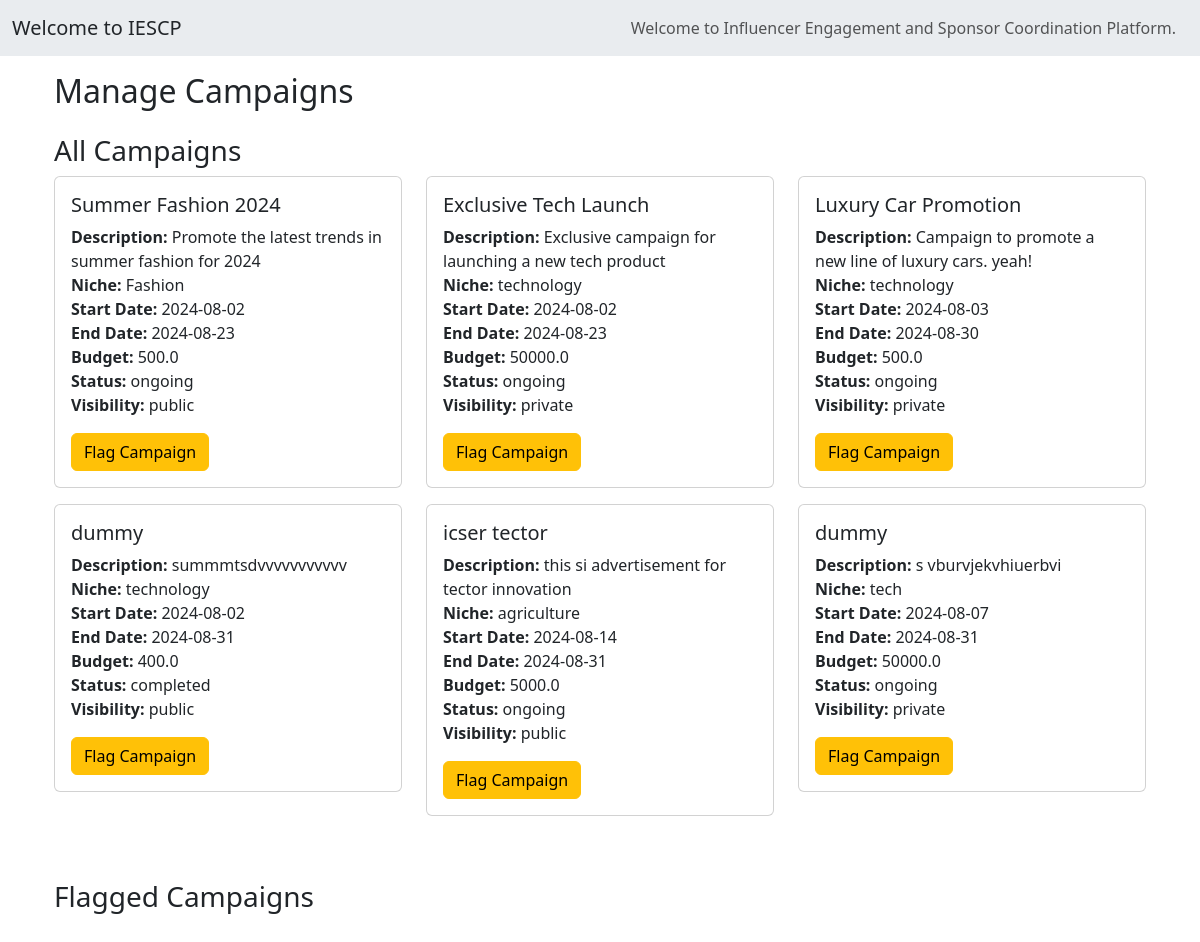
Before: /admin/campaigns with the older database file.
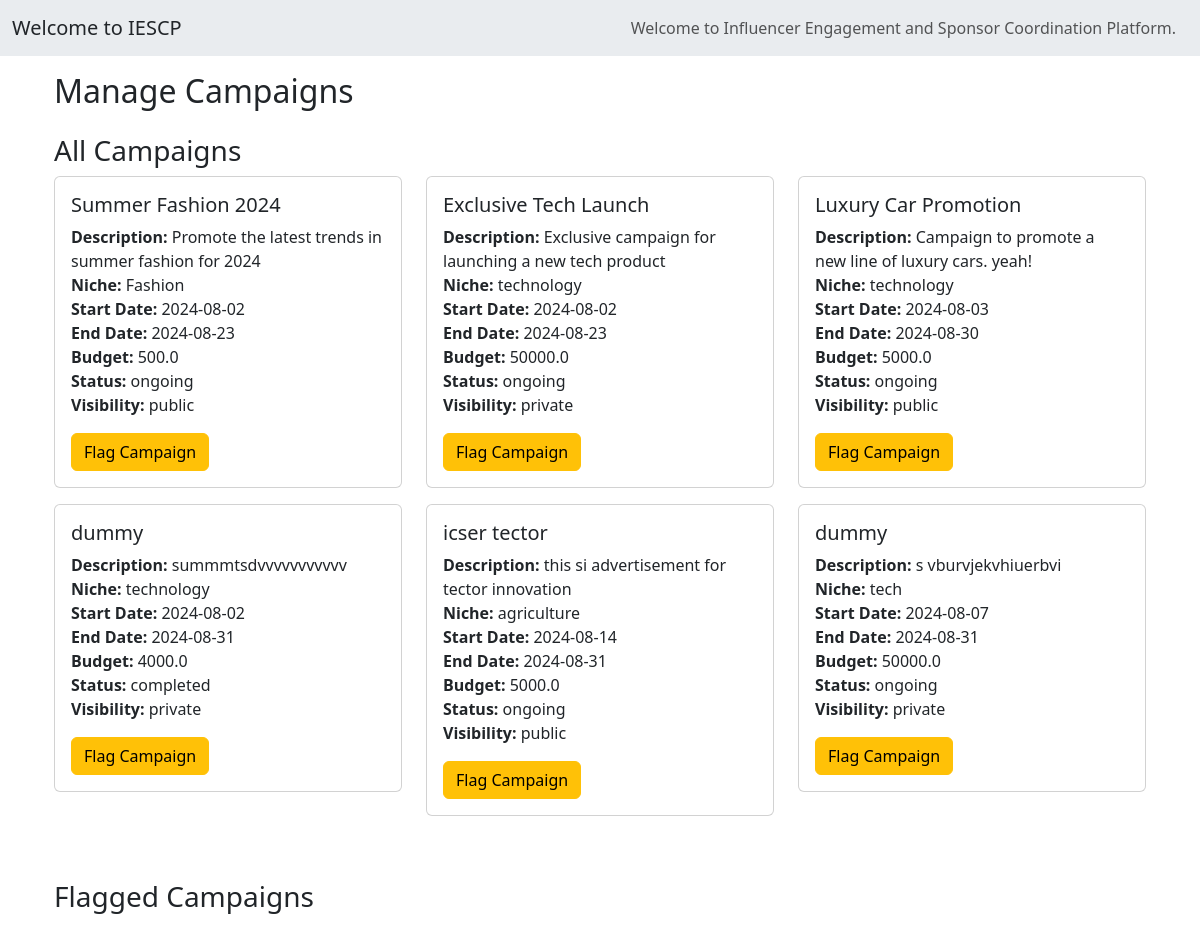
After: the same page with the newer database file.
### models.py (models this page shows, shortened)
class Campaign(db.Model):
    __tablename__ = 'campaigns'
    id = db.Column(db.Integer, primary_key=True)
    title = db.Column(db.String(200), nullable=False)
    description = db.Column(db.String(400), nullable=False)
    niche = db.Column(db.String(100), nullable=False)
    start_date = db.Column(db.Date, nullable=False)
    end_date = db.Column(db.Date, nullable=False)
    budget = db.Column(db.Float, nullable=False)
    visibility = db.Column(db.String(50), nullable=False)
    status = db.Column(db.String(50), nullable=False, default='ongoing')
    goals = db.Column(db.Text, nullable=True)
    sponsor_id = db.Column(db.Integer, db.ForeignKey('users.id'), nullable=False)
    is_flagged = db.Column(db.Boolean, default=False)
    sponsor = db.relationship('User', backref=db.backref('campaigns', lazy=True))
    ad_requests = db.relationship('AdRequest', back_populates='campaign', lazy=True)

### main.py (the view)
@app.route('/admin/campaigns', methods=['GET'])
def manage_campaigns():
    campaigns = Campaign.query.all()
    flagged_campaigns = Campaign.query.filter_by(is_flagged=True).all()
    return render_template('/campaigns/admin_cam/admin_campaigns.html', campaigns=campaigns, flagged_campaigns=flagged_campaigns)

### main.py (called while the page is built)
@app.context_processor
def inject_user():
    if 'user_id' in session:
        user = User.query.get(session['user_id'])
    else:
        user = None
    return dict(current_user=user)

### templates/campaigns/admin_cam/admin_campaigns.html (shortened to what this page needs)
{% extends 'base.html' %}
{% block content %}
<div class="container mt-3">
    <h2 class="mb-4">Manage Campaigns</h2>
    <div class="mb-5">
        <h3>All Campaigns</h3>
        <div class="row">
            {% for campaign in campaigns %}
                {% if not campaign.is_flagged %}
                    <div class="col-md-4 mb-3">
                        <div class="card">
                            <div class="card-body">
                                <h5 class="card-title">{{ campaign.title }}</h5>
                                <p class="card-text">
                                    <strong>Description:</strong> {{ campaign.description }}<br>
                                    <strong>Niche:</strong> {{ campaign.niche }}<br>
                                    <strong>Start Date:</strong> {{ campaign.start_date }}<br>
                                    <strong>End Date:</strong> {{ campaign.end_date }}<br>
                                    <strong>Budget:</strong> {{ campaign.budget }}<br>
                                    <strong>Status:</strong> {{ campaign.status }}<br>
                                    <strong>Visibility:</strong> {{ campaign.visibility }}
                                </p>
                                <form method="POST" action="{{ url_for('flag_campaign', campaign_id=campaign.id) }}" style="display:inline;">
                                    <button type="submit" class="btn btn-warning">Flag Campaign</button>
                                </form>
                            </div>
                        </div>
                    </div>
                {% endif %}
            {% endfor %}
        </div>
    </div>
    <div class="mb-5">
        <h3>Flagged Campaigns</h3>
    </div>
</div>
{% endblock %}

### templates/base.html (shortened to what this page needs)
<!DOCTYPE html>
<html lang="en">
<head>
    <link rel="stylesheet" href="https://maxcdn.bootstrapcdn.com/bootstrap/4.0.0/css/bootstrap.min.css">
    <link href="https://cdn.jsdelivr.net/npm/bootstrap@5.3.3/dist/css/bootstrap.min.css" rel="stylesheet">
</head>
<body>
  <nav class="navbar navbar-expand-lg bg-body-secondary">
    <div class="container-fluid">
      <a class="navbar-brand">
        {% if 'user_id' in session %}
                Welcome {{ session['user_role'].capitalize() }} - {{ session['username'].capitalize() }}
            {% else %}
                Welcome to IESCP
            {% endif %}
      </a>
      <div class="collapse navbar-collapse" id="navbarNav">
        <div class="container-fluid">
          <ul class="navbar-nav ml-auto ms-5  ">
            {% if 'user_id' in session %}
                {% if session['user_role'] == 'sponsor' %}
                  {% if current_user.flagged %}
                      <li class="nav-item ml-auto me-auto"><a class="nav-link" href="{{ url_for('sponsor_profile') }}">Profile</a></li>
                  {% else %}
                      <li class="nav-item ml-auto me-auto"><a class="nav-link" href="{{ url_for('sponsor_profile') }}">Profile</a></li>
                      <li class="nav-item ml-auto me-auto"><a class="nav-link" href="{{ url_for('sponsor_dash') }}">Dashboard</a></li>
                      <li class="nav-item ml-auto me-auto"><a class="nav-link" href="{{ url_for('sponsor_campaigns') }}">Campaigns</a></li>
                      <li class="nav-item ml-auto me-auto"><a class="nav-link" href="{{ url_for('sponsor_influencer') }}">Influencer</a></li>
                      <li class="nav-item ml-auto me-auto"><a class="nav-link" href="{{ url_for('sponsor_ad_requests') }}">Ads Requests</a></li>
                  {% endif %}
                {% elif session['user_role'] == 'influencer' %}
                  {% if current_user.flagged %}
                      <li class="nav-item ml-auto me-auto"><a class="nav-link" href="{{ url_for('influencer_profile') }}">Profile</a></li>
                  {% else %}
                    <li class="nav-item ml-auto me-auto"><a class="nav-link" href="{{ url_for('influencer_profile') }}">Profile</a></li>
                    <li class="nav-item ml-auto me-auto"><a class="nav-link" href="{{ url_for('influencer_dash') }}">Dashboard</a></li>
                    <li class="nav-item ml-auto me-auto"><a class="nav-link" href="{{ url_for('search_public_campaigns') }}">Campaign</a></li>
                    <li class="nav-item ml-auto me-auto"><a class="nav-link" href="{{ url_for('influencer_ad_requests') }}">Ad requests</a></li>
                  {% endif %}
                {% elif session['user_role'] == 'admin' %}
                    <li class="nav-item ml-5"><a class="nav-link" href="{{ url_for('admin_dash') }}">Dashboard</a></li>
                    <li class="nav-item ml-5"><a class="nav-link" href="{{ url_for('admin_profile') }}">Profile</a></li>
                    <li class="nav-item ml-5"><a class="nav-link" href="{{ url_for('manage_users') }}">Users</a></li>
                    <li class="nav-item ml-5"><a class="nav-link" href="{{ url_for('manage_campaigns') }}">Campaigns</a></li>
                {% endif %}
                <li class="nav-item ml-auto">
                    <form class="form-inline my-2 my-lg-0" action="{{ url_for('search') }}" method="GET">
                        <input class="form-control mr-sm-2" type="search" placeholder="Search" aria-label="Search" name="query">
                        <button class="btn btn-outline-success my-3 my-sm-0" type="submit">Search</button>
                    </form>
                </li>
                <li class="nav-item ">
                   <a type="button " class="btn btn-outline-danger ms-3 " aria-current="page" href="{{ url_for('logout') }}" >logout</a>
                </li>
            {% else %}
                <li class="nav-item ms-auto">
                    <span class="navbar-text">
                        Welcome to Influencer Engagement and Sponsor Coordination Platform.
                    </span>
                </li>
            {% endif %}
          </ul>
        </div>
      </div>
    </div>
  </nav>
  <div class="container">
    {% block content %}     {% endblock %}
  </div>
</body>
</html>

Changed rows visible on the page:
changed Campaign "Luxury Car Promotion": budget "500.0" → "5000.0"; visibility "private" → "public"
changed Campaign "summmtsdvvvvvvvvvvv": budget "400.0" → "4000.0"; visibility "public" → "private"
